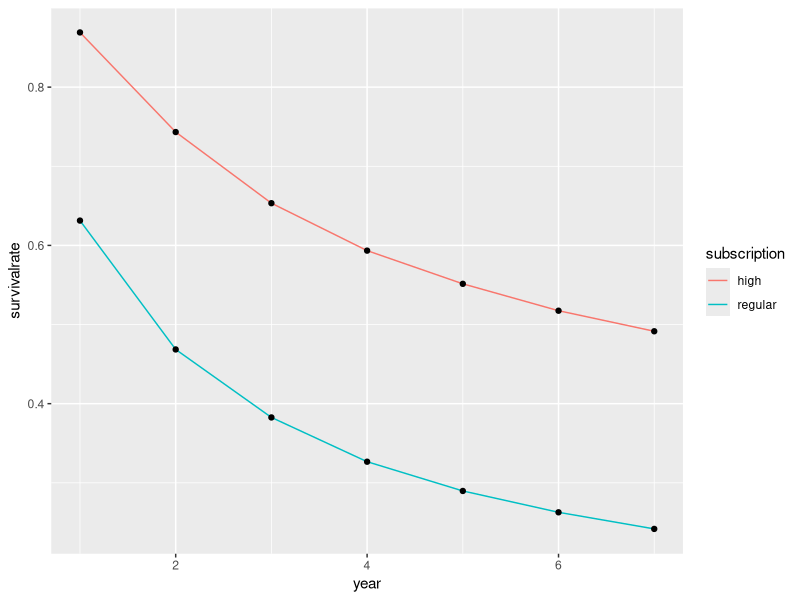
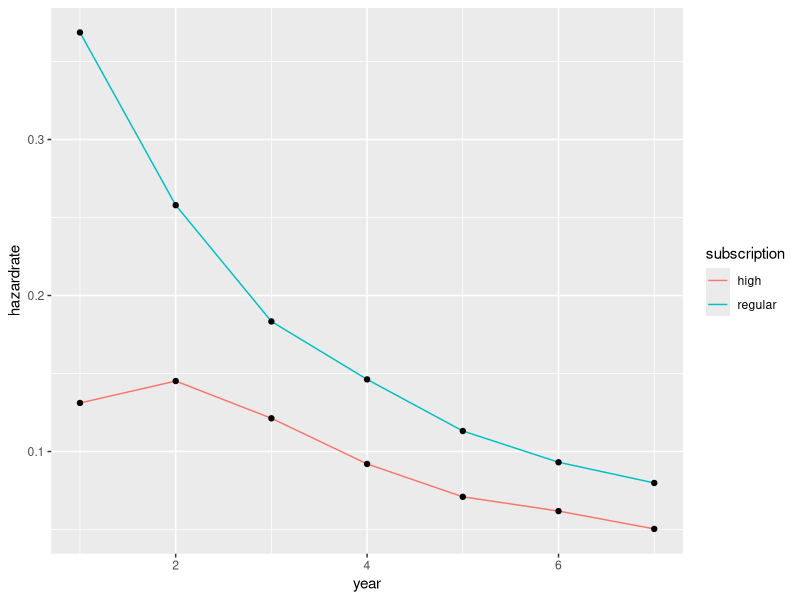
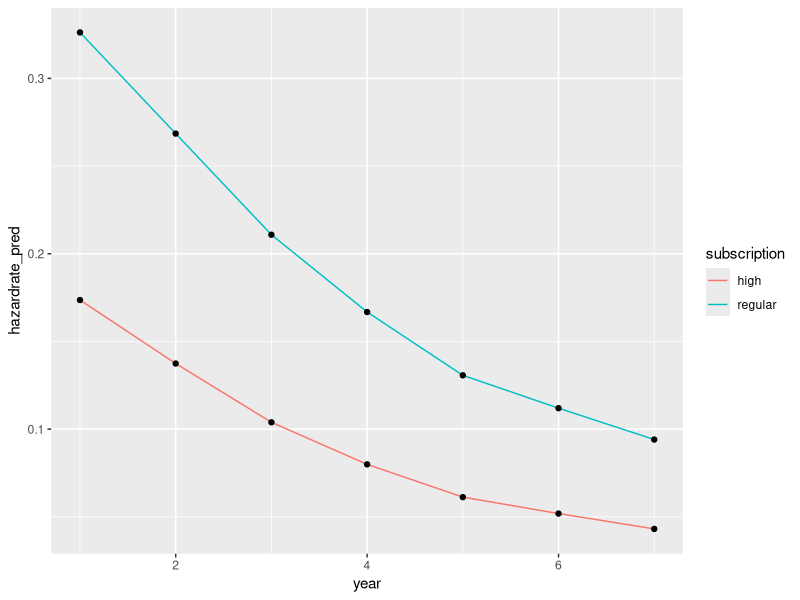
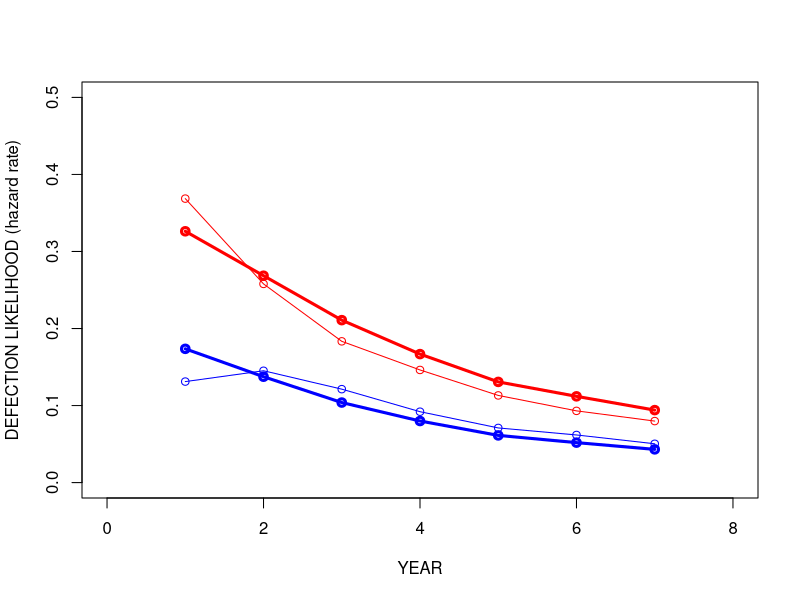
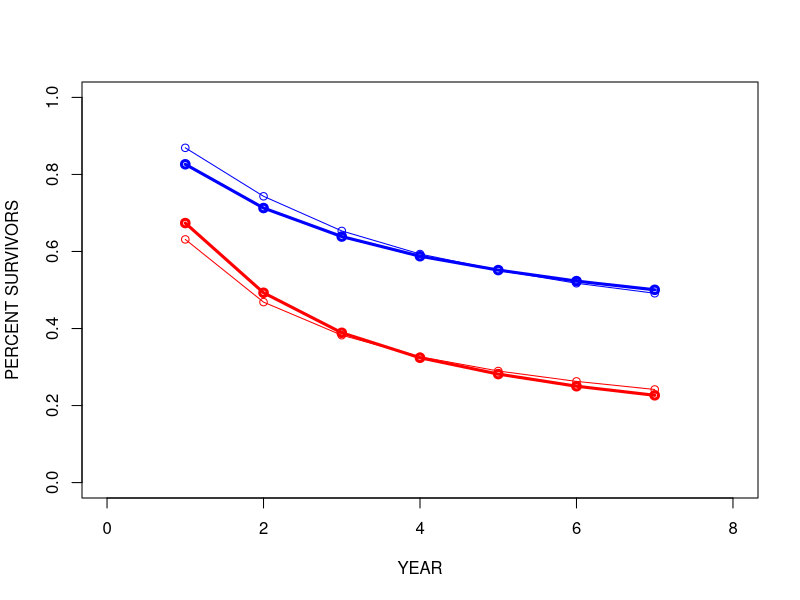

The R script that drew these images, in order:

rm(list = ls())

library(data.table)
library(ggplot2)

retention<-fread("HighRegDiscrete.csv")


#From discrete-time data to survival function
data = retention[,list(defect=sum(defect),n=length(defect)),by=c("subscription","year")]

data[, hazardrate:=defect/n]
data[, cumdefect:=cumsum(defect),by=c("subscription")]
data[, survivalrate:=(max(data$n)-cumdefect)/max(data$n),by=c("subscription")]



# plot out the survival function
ggplot(data=data, aes(x=year, y=survivalrate, group=subscription)) +
  geom_line(aes(col=subscription))+
  geom_point()

# plot out the hazard rate (per period defection) function 
ggplot(data=data, aes(x=year, y=hazardrate, group=subscription)) +
  geom_line(aes(col=subscription))+
  geom_point()




#From discrete-time to model-based hazard function

mod1 <- glm(defect ~ as.factor(year) + as.factor(subscription),  data=retention, family=binomial(link = logit))
summary(mod1)

data$hazardrate_pred <- predict(mod1, data, type="response")
ggplot(data=data, aes(x=year, y=hazardrate_pred, group=subscription)) +
  geom_line(aes(col=subscription))+
  geom_point()


plot(1,type='n',xlim=c(0,8),ylim=c(0,0.5),xlab='YEAR', ylab='DEFECTION LIKELIHOOD (hazard rate)')
lines(data$year[1:7], data$hazardrate[1:7], type="o", col="blue", lwd=1)
lines(data$year[8:14], data$hazardrate[8:14], type="o", col="red", lwd=1)

lines(data$year[1:7], data$hazardrate_pred[1:7], type="o", col="blue", lwd=3)
lines(data$year[8:14], data$hazardrate_pred[8:14], type="o", col="red", lwd=3)




#From model-based hazard function to model-based survival function
data$survivalrate_pred[1]<- 1 - data$hazardrate_pred[1]
for (i in 2:7){
  data$survivalrate_pred[i] <- data$survivalrate_pred[i-1] - (data$hazardrate_pred[i]*data$survivalrate_pred[i-1])
}

data$survivalrate_pred[8]<- 1 - data$hazardrate_pred[8]
for (i in 9:14){
  data$survivalrate_pred[i] <- data$survivalrate_pred[i-1] - (data$hazardrate_pred[i]*data$survivalrate_pred[i-1])
}


plot(1,type='n',xlim=c(0,8),ylim=c(0,1),xlab='YEAR', ylab='PERCENT SURVIVORS')
lines(data$year[1:7], data$survivalrate[1:7], type="o", col="blue", lwd=1)
lines(data$year[8:14], data$survivalrate[8:14], type="o", col="red", lwd=1)

lines(data$year[1:7], data$survivalrate_pred[1:7], type="o", col="blue", lwd=3)
lines(data$year[8:14], data$survivalrate_pred[8:14], type="o", col="red", lwd=3)


